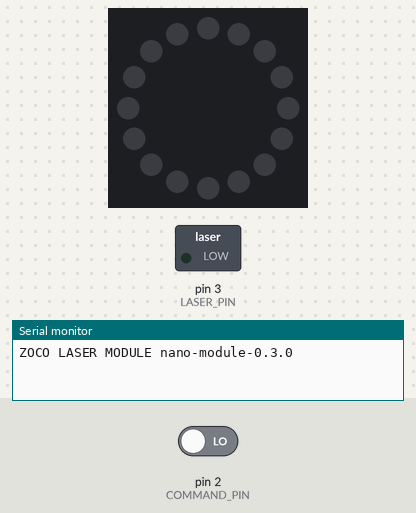
Simulated run of this sketch. Board: Arduino Uno, built with avr-gcc and run on an emulated ATmega328P. Parts: 16 RGB LEDs in a ring, first at the top, clockwise, switched loads named in the sketch (green lamp = pin HIGH), the last lines printed to the serial monitor. Inputs (shaded band) come from the test bench; at power-on: pin 2 (COMMAND_PIN) LOW. Dim RGB values are drawn brighter than linear.

Above: at 1.2 s.
1.3 s: pin 2 (COMMAND_PIN) driven HIGH
At 1.47 s:
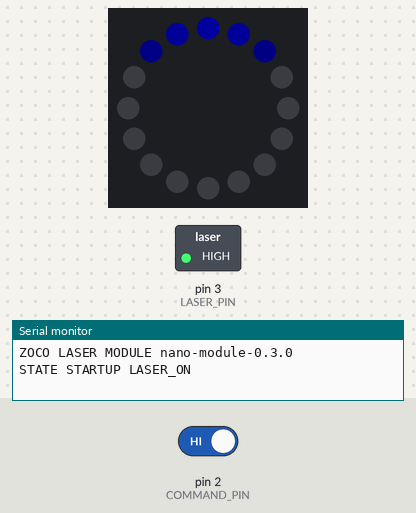
3.7 s: pin 2 (COMMAND_PIN) driven LOW
At 3.87 s:
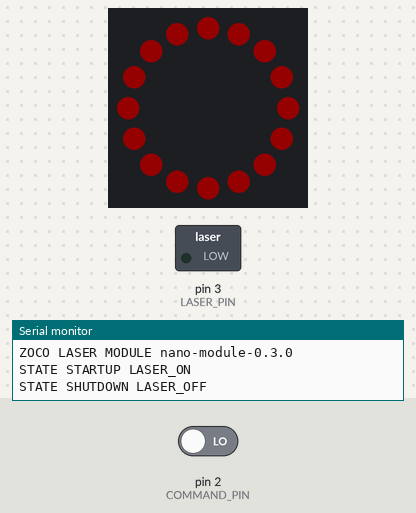
6.1 s: pin 2 (COMMAND_PIN) driven HIGH
At 9.04 s:
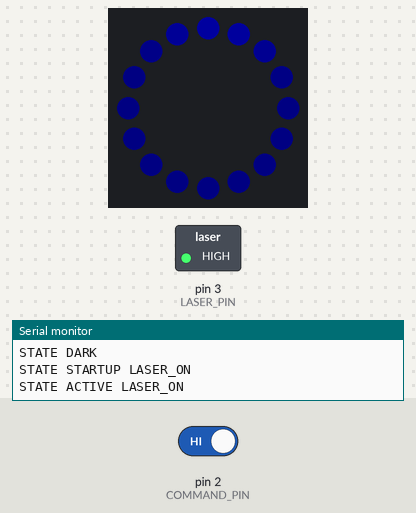
9.1 s: pin 2 (COMMAND_PIN) driven LOW
At 9.59 s:
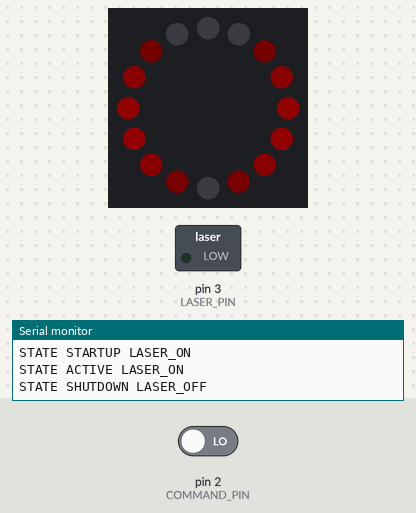
Timing chart, 0 to 11.9 s (numbered marks = the images above; inputs shaded):
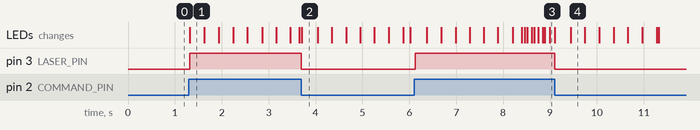

The sketch:

LaserModuleNano.ino
```cpp
/* ZoCo Laser Maze module: classic Nano 3.0 / ATmega328P, manual USB upload.
   Mega command D2: LOW=off, HIGH=on. No serial command protocol or address.
   Requires external 10k pulldowns on D2 and MOSFET gate/control.
   Mega handles the five-second preparation. See README.md before wiring.
*/
#include <Adafruit_NeoPixel.h>
#include "ModuleState.h"
const char VERSION[] = "nano-module-0.3.0";
const uint8_t COMMAND_PIN = 2;
const uint8_t LASER_PIN = 3; // Active-HIGH MOSFET gate or driver input; NOT laser power.
const uint8_t RING_PIN = 6;
const uint8_t PIXELS = 16;
const uint8_t BLUE_PEAK = 32; // Dim cap; more brightness steps for moving highlights.
const uint8_t RED_PEAK = 20;
const uint32_t FRAME_US = 10000; // 100 frames/sec.
const uint32_t ORBIT_MS = 6000;
const uint8_t TOP_PIXEL = 0; // Set to the LED physically at the top.
Adafruit_NeoPixel ring(PIXELS, RING_PIN, NEO_GRB + NEO_KHZ800);
ModuleState module;
uint32_t lastFrameUs = 0, clockLastUs = 0, clockMs = 0;
uint16_t clockRemainderUs = 0;
ModuleState::Phase lastPhase = ModuleState::DARK;

// Q8 positions: 256 units per pixel. No floating-point or trig work in the renderer.
uint16_t circularDistance(uint16_t a, uint16_t b) {
  uint16_t d = a > b ? a - b : b - a;
  return d > 2048 ? 4096 - d : d;
}
uint8_t glowWeight(uint16_t distance) {
  // Smooth rounded highlight, spanning three pixels on each side of its center.
  static const uint8_t curve[] = {255,253,247,237,223,206,186,163,139,115,92,69,49,32,18,8,2,0};
  if (distance >= 768) return 0;
  uint16_t scaled = uint32_t(distance) * 17;
  uint8_t index = scaled / 768;
  uint16_t fraction = scaled % 768;
  return curve[index] - uint32_t(curve[index] - curve[index + 1]) * fraction / 768;
}
uint16_t bounceHead(uint32_t elapsed, uint16_t period) {
  uint16_t t = elapsed % period;
  uint16_t half = period / 2;
  uint16_t ramp = t <= half ? t : period - t;
  return uint32_t(ramp) * 2048 / half; // top -> bottom -> top.
}
uint8_t mixLevel(uint8_t a, uint8_t b, uint16_t amount) {
  return (uint32_t(a) * (256 - amount) + uint32_t(b) * amount + 128) / 256;
}
void drawAnimation(uint32_t elapsed) {
  ring.clear();
  for (uint8_t i = 0; i < PIXELS; ++i) {
    uint16_t pos = uint16_t(i) * 256;
    uint8_t blue = 0, red = 0;
    if (module.phase == ModuleState::STARTUP) {
      uint16_t head = elapsed < 2000 ? bounceHead(elapsed, 1000) : 0;
      uint8_t weightA = glowWeight(circularDistance(pos, head));
      uint8_t weightB = glowWeight(circularDistance(pos, (4096 - head) % 4096));
      uint8_t weight = weightA > weightB ? weightA : weightB;
      blue = (uint16_t(BLUE_PEAK) * weight + 127) / 255;
      if (elapsed >= 2000) {
        uint16_t blend = elapsed >= 2250 ? 256 : (elapsed - 2000) * 256 / 250;
        uint8_t target = 6 + (uint16_t(BLUE_PEAK - 6) * weight + 127) / 255;
        blue = mixLevel(blue, target, blend);
      }
    } else if (module.phase == ModuleState::ACTIVE) {
      uint16_t head = uint32_t(elapsed % ORBIT_MS) * 4096 / ORBIT_MS;
      uint8_t weight = glowWeight(circularDistance(pos, head));
      blue = 6 + (uint16_t(BLUE_PEAK - 6) * weight + 127) / 255;
    } else if (module.phase == ModuleState::SHUTDOWN) {
      if (elapsed < 80) {
        red = RED_PEAK; // One soft flash; laser has already switched OFF.
      } else {
        uint32_t motion = elapsed - 80;
        uint16_t travel = motion < 1600 ? bounceHead(motion, 800) : 0;
        uint16_t head = 2048 - travel; // bottom -> top -> bottom, twice.
        uint8_t weightA = glowWeight(circularDistance(pos, head));
        uint8_t weightB = glowWeight(circularDistance(pos, (4096 - head) % 4096));
        uint8_t weight = weightA > weightB ? weightA : weightB;
        red = (uint16_t(RED_PEAK) * weight + 127) / 255;
        if (motion >= 1600) red = uint32_t(red) * (motion >= 1800 ? 0 : 1800 - motion) / 200;
      }
    }
    ring.setPixelColor((i + TOP_PIXEL) % PIXELS, red, 0, blue);
  }
  ring.show(); // About 0.5 ms; the command is checked again on the next loop.
}

void setup() {
  digitalWrite(LASER_PIN, LOW); // Set latch before enabling output.
  pinMode(LASER_PIN, OUTPUT);
  pinMode(COMMAND_PIN, INPUT); // External pulldown, never INPUT_PULLUP.
  ring.begin(); ring.clear(); ring.show();
  Serial.begin(115200); Serial.print(F("ZOCO LASER MODULE ")); Serial.println(VERSION);
  clockLastUs = lastFrameUs = micros();
}

void loop() {
  uint32_t nowUs = micros();
  // Accumulate microseconds, including across wrap, instead of relying on millis()
  // while WS2812 transmission briefly masks interrupts on the classic Nano.
  uint32_t delta = uint32_t(nowUs - clockLastUs);
  clockLastUs = nowUs;
  clockMs += delta / 1000;
  clockRemainderUs += delta % 1000;
  if (clockRemainderUs >= 1000) { ++clockMs; clockRemainderUs -= 1000; }
  uint32_t now = clockMs;
  module.update(digitalRead(COMMAND_PIN) == HIGH, now);
  digitalWrite(LASER_PIN, module.laser ? HIGH : LOW);
  bool changed = module.phase != lastPhase;
  if (changed) {
    lastPhase = module.phase;
    Serial.print(F("STATE "));
    switch (module.phase) {
      case ModuleState::DARK: Serial.println(F("DARK")); break;
      case ModuleState::STARTUP: Serial.println(F("STARTUP LASER_ON")); break;
      case ModuleState::ACTIVE: Serial.println(F("ACTIVE LASER_ON")); break;
      case ModuleState::SHUTDOWN: Serial.println(F("SHUTDOWN LASER_OFF")); break;
    }
  }
  if (!changed && module.phase == ModuleState::DARK) return;
  if (!changed && uint32_t(nowUs - lastFrameUs) < FRAME_US) return;
  if (changed) lastFrameUs = nowUs;
  else {
    lastFrameUs += FRAME_US;
    if (uint32_t(nowUs - lastFrameUs) >= FRAME_US) lastFrameUs = nowUs;
  }
  drawAnimation(uint32_t(now - module.phaseSince));
}
```

ModuleState.h
```cpp
#pragma once
#include <stdint.h>
// No delays: a LOW command cancels any animation and turns the laser off.
struct ModuleState {
  enum Phase { DARK, STARTUP, ACTIVE, SHUTDOWN };
  Phase phase = DARK;
  bool laser = false;
  bool acceptedHigh = false;
  bool trackingHigh = false;
  uint32_t highSince = 0;
  uint32_t phaseSince = 0;
  static const uint32_t HIGH_FILTER_MS = 5;
  static const uint32_t STARTUP_MS = 2250;
  static const uint32_t SHUTDOWN_MS = 1880;
  void update(bool high, uint32_t now) {
    if (!high) {
      trackingHigh = false;
      laser = false;
      if (acceptedHigh) { acceptedHigh = false; phase = SHUTDOWN; phaseSince = now; }
    } else if (!acceptedHigh) {
      if (!trackingHigh) { trackingHigh = true; highSince = now; }
      if (uint32_t(now - highSince) >= HIGH_FILTER_MS) {
        acceptedHigh = true; laser = true; phase = STARTUP; phaseSince = now;
      }
    }
    if (phase == STARTUP && uint32_t(now - phaseSince) >= STARTUP_MS) { phase = ACTIVE; phaseSince = now; }
    if (phase == SHUTDOWN && uint32_t(now - phaseSince) >= SHUTDOWN_MS) phase = DARK;
  }
};
```

Measured:
- after the input at 1.3 s, pin 3 (LASER_PIN): LOW → HIGH at once; the LEDs: change at once (image 1)
- after the input at 3.7 s, pin 3 (LASER_PIN): HIGH → LOW at once; the LEDs: change at once (image 2)
- after the input at 6.1 s, pin 3 (LASER_PIN): LOW → HIGH at once; the LEDs: first change after 0.27 s (image 3 shows a later state)
- after the input at 9.1 s, pin 3 (LASER_PIN): HIGH → LOW at once; the LEDs: first change at once (image 4 shows a later state)
